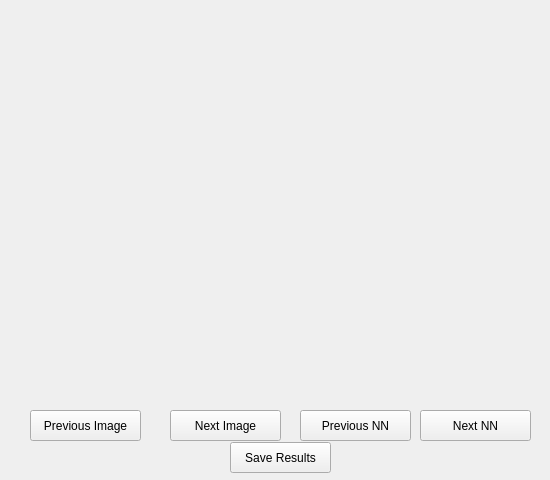
<?xml version="1.0" encoding="UTF-8"?>
<ui version="4.0">
 <class>DetectionResultPanel</class>
 <widget class="QWidget" name="DetectionResultPanel">
  <property name="geometry">
   <rect>
    <x>0</x>
    <y>0</y>
    <width>550</width>
    <height>480</height>
   </rect>
  </property>
  <property name="windowTitle">
   <string>Form</string>
  </property>
  <widget class="QLabel" name="resultLabel">
   <property name="geometry">
    <rect>
     <x>300</x>
     <y>120</y>
     <width>231</width>
     <height>241</height>
    </rect>
   </property>
   <property name="text">
    <string/>
   </property>
  </widget>
  <widget class="QPushButton" name="nextNNButton">
   <property name="geometry">
    <rect>
     <x>420</x>
     <y>410</y>
     <width>111</width>
     <height>31</height>
    </rect>
   </property>
   <property name="text">
    <string>Next NN</string>
   </property>
  </widget>
  <widget class="QPushButton" name="prevImgButton">
   <property name="geometry">
    <rect>
     <x>30</x>
     <y>410</y>
     <width>111</width>
     <height>31</height>
    </rect>
   </property>
   <property name="text">
    <string>Previous Image</string>
   </property>
  </widget>
  <widget class="QLabel" name="imageLabel">
   <property name="geometry">
    <rect>
     <x>20</x>
     <y>130</y>
     <width>241</width>
     <height>231</height>
    </rect>
   </property>
   <property name="text">
    <string/>
   </property>
  </widget>
  <widget class="QPushButton" name="prevNNButton">
   <property name="geometry">
    <rect>
     <x>300</x>
     <y>410</y>
     <width>111</width>
     <height>31</height>
    </rect>
   </property>
   <property name="text">
    <string>Previous NN</string>
   </property>
  </widget>
  <widget class="QLabel" name="imgName">
   <property name="geometry">
    <rect>
     <x>30</x>
     <y>20</y>
     <width>91</width>
     <height>31</height>
    </rect>
   </property>
   <property name="text">
    <string/>
   </property>
  </widget>
  <widget class="QLabel" name="nnName">
   <property name="geometry">
    <rect>
     <x>30</x>
     <y>60</y>
     <width>81</width>
     <height>31</height>
    </rect>
   </property>
   <property name="text">
    <string/>
   </property>
  </widget>
  <widget class="QPushButton" name="nextImgButton">
   <property name="geometry">
    <rect>
     <x>170</x>
     <y>410</y>
     <width>111</width>
     <height>31</height>
    </rect>
   </property>
   <property name="text">
    <string>Next Image</string>
   </property>
  </widget>
  <widget class="QPushButton" name="saveResultsButton">
   <property name="geometry">
    <rect>
     <x>230</x>
     <y>442</y>
     <width>101</width>
     <height>31</height>
    </rect>
   </property>
   <property name="text">
    <string>Save Results</string>
   </property>
  </widget>
 </widget>
 <resources/>
 <connections/>
</ui>
